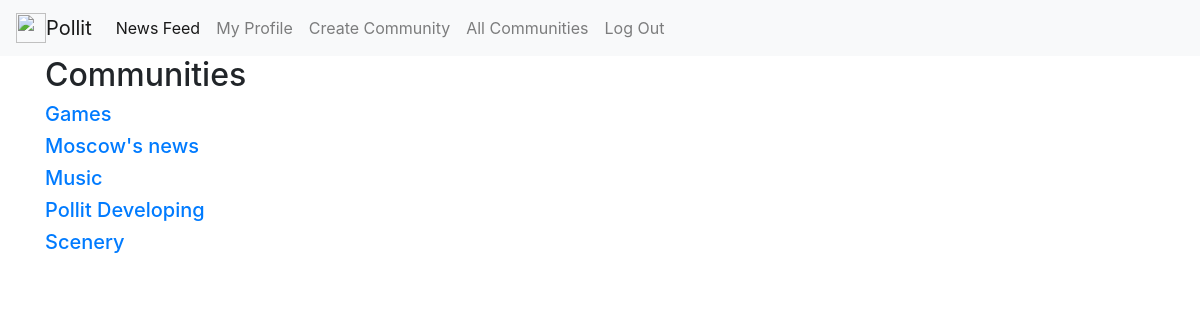
/communities (signed in), run on the app's committed database.
### tables this page shows
CREATE TABLE communities 
                            (id INTEGER PRIMARY KEY AUTOINCREMENT,
                             title VARCHAR(100),
                             bio VARCHAR(1000),
                             users VARCHAR(10000)
                             );

### main.py (the view)
@app.route('/communities')
def coms():
    communs = sorted([tuply[1] for tuply in community_model.get_all()])
    return render_template('communities.html', communities=communs)

### models.py (called while the page is built)
    def get_all(self):
        cursor = self.connection.cursor()
        cursor.execute("SELECT * FROM communities")
        rows = cursor.fetchall()
        return rows

### templates/communities.html
{% extends "base.html" %}
{% block content %}
<h2>Communities</h2>
{% for item in communities %}
    <h5><a href="/community/{{ item }}">{{ item }}</a></h5>
{% endfor %}
{% endblock %}

### data on the page
communities: title "Games"
communities: title "Moscow's news"
communities: title "Music"
communities: title "Pollit Developing"
communities: title "Scenery"
